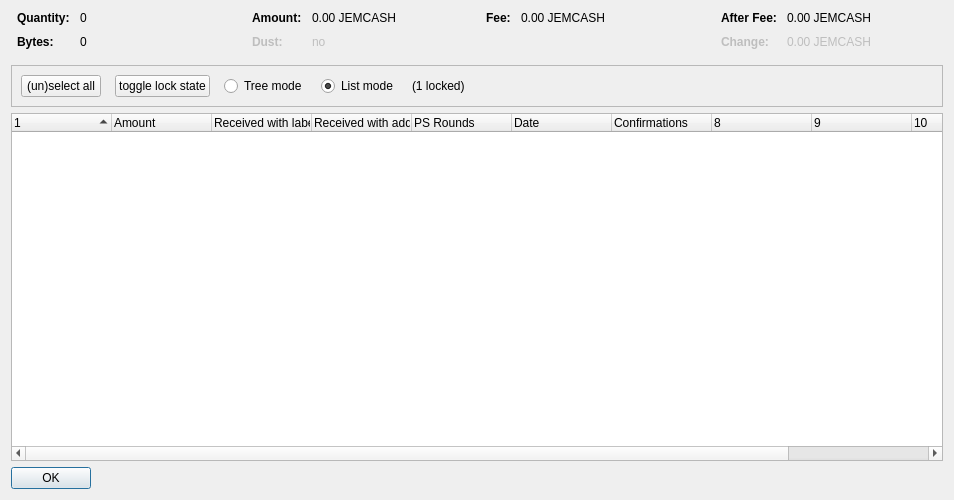
<?xml version="1.0" encoding="UTF-8"?>
<ui version="4.0">
 <class>CoinControlDialog</class>
 <widget class="QDialog" name="CoinControlDialog">
  <property name="geometry">
   <rect>
    <x>0</x>
    <y>0</y>
    <width>954</width>
    <height>500</height>
   </rect>
  </property>
  <property name="windowTitle">
   <string>Coin Selection</string>
  </property>
  <layout class="QVBoxLayout" name="verticalLayout">
   <item>
    <layout class="QHBoxLayout" name="horizontalLayoutTop" stretch="0,0,0,0">
     <property name="topMargin">
      <number>0</number>
     </property>
     <property name="bottomMargin">
      <number>10</number>
     </property>
     <item>
      <layout class="QFormLayout" name="formLayoutCoinControl1">
       <property name="horizontalSpacing">
        <number>10</number>
       </property>
       <property name="verticalSpacing">
        <number>10</number>
       </property>
       <property name="leftMargin">
        <number>6</number>
       </property>
       <property name="rightMargin">
        <number>6</number>
       </property>
       <item row="0" column="0">
        <widget class="QLabel" name="labelCoinControlQuantityText">
         <property name="font">
          <font>
           <weight>75</weight>
           <bold>true</bold>
          </font>
         </property>
         <property name="text">
          <string>Quantity:</string>
         </property>
        </widget>
       </item>
       <item row="0" column="1">
        <widget class="QLabel" name="labelCoinControlQuantity">
         <property name="cursor">
          <cursorShape>IBeamCursor</cursorShape>
         </property>
         <property name="contextMenuPolicy">
          <enum>Qt::ActionsContextMenu</enum>
         </property>
         <property name="text">
          <string notr="true">0</string>
         </property>
         <property name="textInteractionFlags">
          <set>Qt::LinksAccessibleByMouse|Qt::TextSelectableByKeyboard|Qt::TextSelectableByMouse</set>
         </property>
        </widget>
       </item>
       <item row="1" column="0">
        <widget class="QLabel" name="labelCoinControlBytesText">
         <property name="font">
          <font>
           <weight>75</weight>
           <bold>true</bold>
          </font>
         </property>
         <property name="text">
          <string>Bytes:</string>
         </property>
        </widget>
       </item>
       <item row="1" column="1">
        <widget class="QLabel" name="labelCoinControlBytes">
         <property name="cursor">
          <cursorShape>IBeamCursor</cursorShape>
         </property>
         <property name="contextMenuPolicy">
          <enum>Qt::ActionsContextMenu</enum>
         </property>
         <property name="text">
          <string notr="true">0</string>
         </property>
         <property name="textInteractionFlags">
          <set>Qt::LinksAccessibleByMouse|Qt::TextSelectableByKeyboard|Qt::TextSelectableByMouse</set>
         </property>
        </widget>
       </item>
      </layout>
     </item>
     <item>
      <layout class="QFormLayout" name="formLayoutCoinControl2">
       <property name="horizontalSpacing">
        <number>10</number>
       </property>
       <property name="verticalSpacing">
        <number>10</number>
       </property>
       <property name="leftMargin">
        <number>6</number>
       </property>
       <property name="rightMargin">
        <number>6</number>
       </property>
       <item row="0" column="0">
        <widget class="QLabel" name="labelCoinControlAmountText">
         <property name="font">
          <font>
           <weight>75</weight>
           <bold>true</bold>
          </font>
         </property>
         <property name="text">
          <string>Amount:</string>
         </property>
        </widget>
       </item>
       <item row="0" column="1">
        <widget class="QLabel" name="labelCoinControlAmount">
         <property name="cursor">
          <cursorShape>IBeamCursor</cursorShape>
         </property>
         <property name="contextMenuPolicy">
          <enum>Qt::ActionsContextMenu</enum>
         </property>
         <property name="text">
          <string notr="true">0.00 JEMCASH</string>
         </property>
         <property name="textInteractionFlags">
          <set>Qt::LinksAccessibleByMouse|Qt::TextSelectableByKeyboard|Qt::TextSelectableByMouse</set>
         </property>
        </widget>
       </item>
       <item row="1" column="0">
        <widget class="QLabel" name="labelCoinControlLowOutputText">
         <property name="enabled">
          <bool>false</bool>
         </property>
         <property name="font">
          <font>
           <weight>75</weight>
           <bold>true</bold>
          </font>
         </property>
         <property name="text">
          <string>Dust:</string>
         </property>
        </widget>
       </item>
       <item row="1" column="1">
        <widget class="QLabel" name="labelCoinControlLowOutput">
         <property name="enabled">
          <bool>false</bool>
         </property>
         <property name="cursor">
          <cursorShape>IBeamCursor</cursorShape>
         </property>
         <property name="contextMenuPolicy">
          <enum>Qt::ActionsContextMenu</enum>
         </property>
         <property name="text">
          <string notr="true">no</string>
         </property>
         <property name="textInteractionFlags">
          <set>Qt::LinksAccessibleByMouse|Qt::TextSelectableByKeyboard|Qt::TextSelectableByMouse</set>
         </property>
        </widget>
       </item>
      </layout>
     </item>
     <item>
      <layout class="QFormLayout" name="formLayoutCoinControl3">
       <property name="horizontalSpacing">
        <number>10</number>
       </property>
       <property name="verticalSpacing">
        <number>10</number>
       </property>
       <property name="leftMargin">
        <number>6</number>
       </property>
       <property name="rightMargin">
        <number>6</number>
       </property>
       <item row="0" column="0">
        <widget class="QLabel" name="labelCoinControlFeeText">
         <property name="font">
          <font>
           <weight>75</weight>
           <bold>true</bold>
          </font>
         </property>
         <property name="text">
          <string>Fee:</string>
         </property>
        </widget>
       </item>
       <item row="0" column="1">
        <widget class="QLabel" name="labelCoinControlFee">
         <property name="cursor">
          <cursorShape>IBeamCursor</cursorShape>
         </property>
         <property name="contextMenuPolicy">
          <enum>Qt::ActionsContextMenu</enum>
         </property>
         <property name="text">
          <string notr="true">0.00 JEMCASH</string>
         </property>
         <property name="textInteractionFlags">
          <set>Qt::LinksAccessibleByMouse|Qt::TextSelectableByKeyboard|Qt::TextSelectableByMouse</set>
         </property>
        </widget>
       </item>
      </layout>
     </item>
     <item>
      <layout class="QFormLayout" name="formLayoutCoinControl4">
       <property name="horizontalSpacing">
        <number>10</number>
       </property>
       <property name="verticalSpacing">
        <number>10</number>
       </property>
       <property name="leftMargin">
        <number>6</number>
       </property>
       <property name="rightMargin">
        <number>6</number>
       </property>
       <item row="0" column="0">
        <widget class="QLabel" name="labelCoinControlAfterFeeText">
         <property name="font">
          <font>
           <weight>75</weight>
           <bold>true</bold>
          </font>
         </property>
         <property name="text">
          <string>After Fee:</string>
         </property>
        </widget>
       </item>
       <item row="0" column="1">
        <widget class="QLabel" name="labelCoinControlAfterFee">
         <property name="cursor">
          <cursorShape>IBeamCursor</cursorShape>
         </property>
         <property name="contextMenuPolicy">
          <enum>Qt::ActionsContextMenu</enum>
         </property>
         <property name="text">
          <string notr="true">0.00 JEMCASH</string>
         </property>
         <property name="textInteractionFlags">
          <set>Qt::LinksAccessibleByMouse|Qt::TextSelectableByKeyboard|Qt::TextSelectableByMouse</set>
         </property>
        </widget>
       </item>
       <item row="1" column="0">
        <widget class="QLabel" name="labelCoinControlChangeText">
         <property name="enabled">
          <bool>false</bool>
         </property>
         <property name="font">
          <font>
           <weight>75</weight>
           <bold>true</bold>
          </font>
         </property>
         <property name="text">
          <string>Change:</string>
         </property>
        </widget>
       </item>
       <item row="1" column="1">
        <widget class="QLabel" name="labelCoinControlChange">
         <property name="enabled">
          <bool>false</bool>
         </property>
         <property name="cursor">
          <cursorShape>IBeamCursor</cursorShape>
         </property>
         <property name="contextMenuPolicy">
          <enum>Qt::ActionsContextMenu</enum>
         </property>
         <property name="text">
          <string notr="true">0.00 JEMCASH</string>
         </property>
         <property name="textInteractionFlags">
          <set>Qt::LinksAccessibleByMouse|Qt::TextSelectableByKeyboard|Qt::TextSelectableByMouse</set>
         </property>
        </widget>
       </item>
      </layout>
     </item>
    </layout>
   </item>
   <item>
    <widget class="QFrame" name="frame">
     <property name="minimumSize">
      <size>
       <width>0</width>
       <height>40</height>
      </size>
     </property>
     <property name="frameShape">
      <enum>QFrame::StyledPanel</enum>
     </property>
     <property name="frameShadow">
      <enum>QFrame::Sunken</enum>
     </property>
     <layout class="QHBoxLayout" name="horizontalLayout">
      <item>
       <layout class="QHBoxLayout" name="horizontalLayoutPanel" stretch="0,0,0,0,0,0">
        <property name="spacing">
         <number>14</number>
        </property>
        <item>
         <widget class="QPushButton" name="pushButtonSelectAll">
          <property name="sizePolicy">
           <sizepolicy hsizetype="Maximum" vsizetype="Fixed">
            <horstretch>0</horstretch>
            <verstretch>0</verstretch>
           </sizepolicy>
          </property>
          <property name="text">
           <string>(un)select all</string>
          </property>
          <property name="autoDefault">
           <bool>false</bool>
          </property>
         </widget>
        </item>
        <item>
         <widget class="QPushButton" name="pushButtonToggleLock">
          <property name="sizePolicy">
           <sizepolicy hsizetype="Maximum" vsizetype="Fixed">
            <horstretch>0</horstretch>
            <verstretch>0</verstretch>
           </sizepolicy>
          </property>
          <property name="text">
           <string>toggle lock state</string>
          </property>
          <property name="autoDefault">
           <bool>false</bool>
          </property>
         </widget>
        </item>
        <item>
         <widget class="QRadioButton" name="radioTreeMode">
          <property name="sizePolicy">
           <sizepolicy hsizetype="Maximum" vsizetype="Fixed">
            <horstretch>0</horstretch>
            <verstretch>0</verstretch>
           </sizepolicy>
          </property>
          <property name="text">
           <string>Tree mode</string>
          </property>
         </widget>
        </item>
        <item>
         <widget class="QRadioButton" name="radioListMode">
          <property name="sizePolicy">
           <sizepolicy hsizetype="Maximum" vsizetype="Fixed">
            <horstretch>0</horstretch>
            <verstretch>0</verstretch>
           </sizepolicy>
          </property>
          <property name="text">
           <string>List mode</string>
          </property>
          <property name="checked">
           <bool>true</bool>
          </property>
         </widget>
        </item>
        <item>
         <widget class="QLabel" name="labelLocked">
          <property name="text">
           <string>(1 locked)</string>
          </property>
         </widget>
        </item>
        <item>
         <spacer name="horizontalSpacer">
          <property name="orientation">
           <enum>Qt::Horizontal</enum>
          </property>
          <property name="sizeHint" stdset="0">
           <size>
            <width>40</width>
            <height>20</height>
           </size>
          </property>
         </spacer>
        </item>
       </layout>
      </item>
     </layout>
    </widget>
   </item>
   <item>
    <widget class="CoinControlTreeWidget" name="treeWidget">
     <property name="contextMenuPolicy">
      <enum>Qt::CustomContextMenu</enum>
     </property>
     <property name="sortingEnabled">
      <bool>false</bool>
     </property>
     <property name="columnCount">
      <number>11</number>
     </property>
     <attribute name="headerShowSortIndicator" stdset="0">
      <bool>true</bool>
     </attribute>
     <attribute name="headerStretchLastSection">
      <bool>false</bool>
     </attribute>
     <column>
      <property name="text">
       <string/>
      </property>
     </column>
     <column>
      <property name="text">
       <string>Amount</string>
      </property>
     </column>
     <column>
      <property name="text">
       <string>Received with label</string>
      </property>
     </column>
     <column>
      <property name="text">
       <string>Received with address</string>
      </property>
     </column>
     <column>
      <property name="text">
       <string>PS Rounds</string>
      </property>
     </column>
     <column>
      <property name="text">
       <string>Date</string>
      </property>
     </column>
     <column>
      <property name="text">
       <string>Confirmations</string>
      </property>
      <property name="toolTip">
       <string>Confirmed</string>
      </property>
     </column>
     <column>
      <property name="text">
       <string/>
      </property>
     </column>
     <column>
      <property name="text">
       <string/>
      </property>
     </column>
     <column>
      <property name="text">
       <string/>
      </property>
     </column>
     <column>
      <property name="text">
       <string/>
      </property>
     </column>
    </widget>
   </item>
   <item>
    <widget class="QDialogButtonBox" name="buttonBox">
     <property name="sizePolicy">
      <sizepolicy hsizetype="Maximum" vsizetype="Fixed">
       <horstretch>0</horstretch>
       <verstretch>0</verstretch>
      </sizepolicy>
     </property>
     <property name="orientation">
      <enum>Qt::Horizontal</enum>
     </property>
     <property name="standardButtons">
      <set>QDialogButtonBox::Ok</set>
     </property>
    </widget>
   </item>
  </layout>
 </widget>
 <customwidgets>
  <customwidget>
   <class>CoinControlTreeWidget</class>
   <extends>QTreeWidget</extends>
   <header>coincontroltreewidget.h</header>
  </customwidget>
 </customwidgets>
 <resources/>
 <connections/>
</ui>
